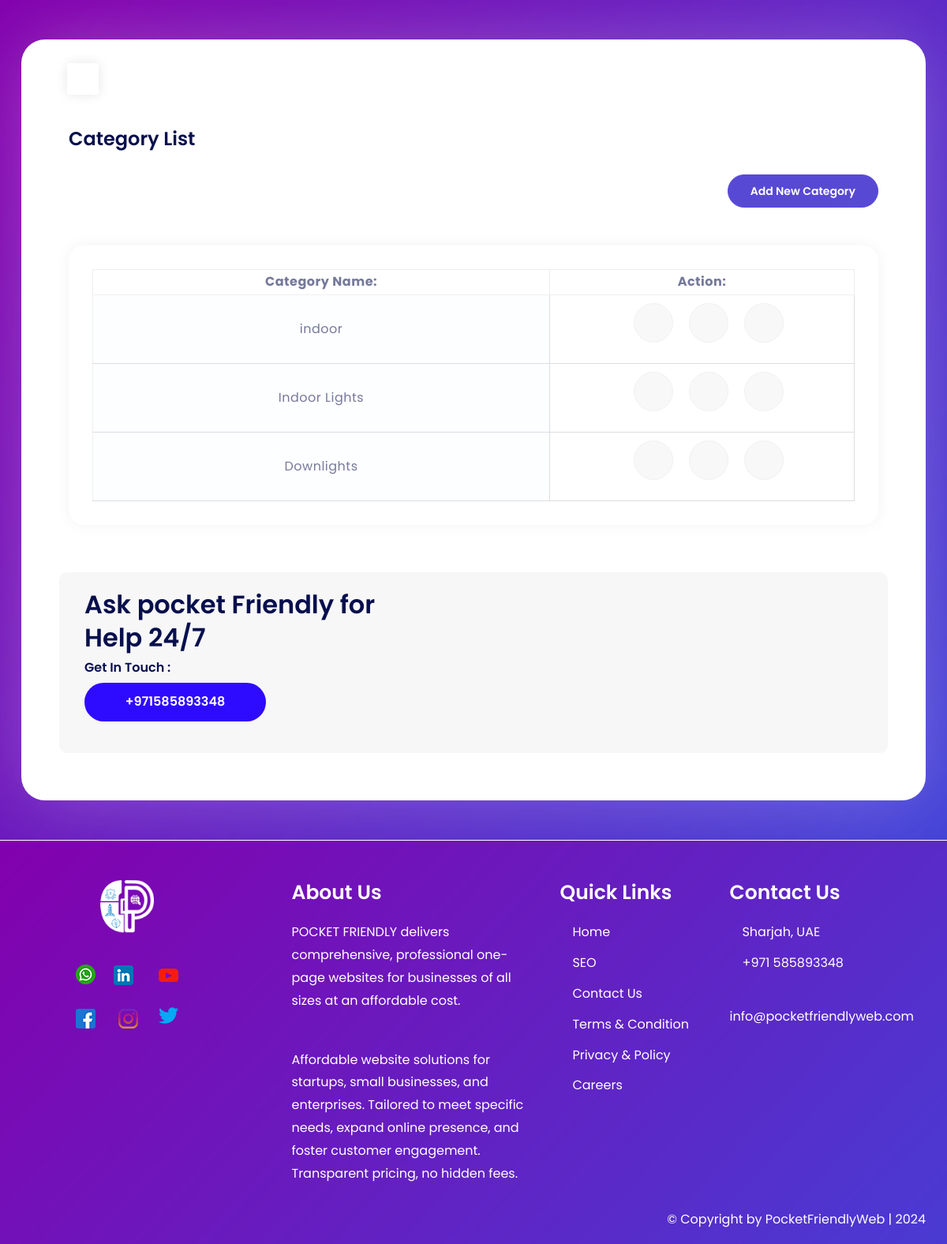
The page /category_list_table/ on the database its author committed.
### AxomApp/models.py (models this page shows, shortened)
class ProductCategory(models.Model):
    product_category = models.CharField(max_length=255, unique=True)
    slug = models.SlugField(max_length=255, unique=True)
    is_active = models.BooleanField(default=True)

### AxomApp/views.py (the view)
# urls.py: path('category_list_table/',views.category_list_table,name="category_list_table"),
def category_list_table(request):
    obj = GeneralContent.objects.all()
    categories = ProductCategory.objects.all().order_by('-id')
    total_count = categories.count()
    paginator = Paginator(categories, 10)  # Show 10 categories per page
    page_number = request.GET.get('page')
    page_obj = paginator.get_page(page_number)
    return render(request, 'categorylistcontent.html', {'page_obj': page_obj,' total_count': total_count,'obj':obj})

### AxomApp/templates/categorylistcontent.html (shortened to what this page needs)
{% extends 'aboutuspagecontent.html'%}
{% load static %}
{% get_static_prefix as dir %}
{% block content %}
<div class="dashboard-innerbox">
  <div class="inner-page-sec">
      <div class="description-sec">
          <h2>Category List</h2>
          <div class="d-flex justify-content-end">
              <a href="{% url 'product_category' %}" class="btn btn-primary mb-5">Add New Category</a>
          </div>
        <div class="row">
          <div class="col-lg-12 col-md-12">
            <div class="inner-card">
              <div class="inner-card-body">
                <div class="table-responsive theme-scrollbar">
                  <table class="display dataTable" id="data-source-1" style="width: 100%;" role="grid" aria-describedby="data-source-1_info">
                    <thead class="text-center">
                      <tr role="row">
                        <th class="sorting_asc" tabindex="0" aria-controls="data-source-1" rowspan="1" colspan="1" aria-sort="ascending" aria-label="Name: activate to sort column descending" style="width:60%;" >Category Name:</th>
                        <th class="sorting" tabindex="0" aria-controls="data-source-1" rowspan="1" colspan="1" aria-label="Position: activate to sort column ascending" style="width:40%;">Action:</th>
                      </tr>
                    </thead>
                    <tbody>
                        {% for category in page_obj %}
                      <tr role="row" class="odd text-center">
                        <td class="sorting_1">{{ category.product_category }}</td>
                        <td>
                          <ul class="action">
                            <li class="edit"><a href="{% url 'update_category' slug=category.slug %}" data-bs-original-title="" title=""><i class='bx bx-edit'></i></a></li>
                            <li class="delete"> <a href="#" data-toggle="modal" data-target="#deleteModal{{ category.id }}"><i class='bx bx-trash'></i></a></li>
                            <li class="lockContainer">
                                {% if category.is_active %}
                                  <a href="{% url 'toggle_category' category.id %}">
                                    <i class="bx bx-lock lock-icon "></i>
                                  </a>
                                {% else %}
                                  <a href="{% url 'toggle_category' category.id %}">
                                    <i class="bx bx-lock-open lock-icon "></i>
                                  </a>
                                {% endif %}
                              </li>
                          </ul>
                        </td>
                      </tr>
                      {% endfor %}
                    </tbody>
                  </table>
                </div>
                              </div>
                          </div>
                        </div>
                                            </div>
                                        </div>
                                            <div class="row bg-row">
                                                <div class="col-md-5 col-lg-5 pocket-help">
                                                    <h2>Ask pocket Friendly for Help 24/7</h2>
                                                    <h6>Get In Touch : </h6>
                                                    <div class="number-block"> <a href="tel:+ +971 585893348"> +971585893348 </a>
                                                       </div>
                                                    </div>
                                            </div>
                                            </div>
                                          </div>
                          </div>
                          </div>
                  </div>
                </section>
{% endblock %}

### AxomApp/static/adminassets/css/style.css (style rules this page uses)
body { font-size: 16px; line-height: 1.8; font-family: "Poppins", sans-serif; color: #75799b; }
a { display: inline-block; -webkit-transition: all 0.5s; transition: all 0.5s; text-decoration: none; }
h1, h2, h3, h4, h5, h6 { color: #070f4d; font-weight: 600; line-height: 1.3; }
.dashboard-bgarea .bg-row { background: #f7f7f7; padding: 20px; border-radius: 10px; position: relative; }
.dashboard-bgarea .number-block { display: inline-block; background: #2e0bff; text-align: center; width: 230px; padding: 10px 20px; color: #fff; border-radius: 60px; font-weight: 600; margin-bottom: 20px; }
.dashboard-bgarea .number-block a { color: #fff; }
.inner-page-sec { padding: 60px 40px 30px; }
.inner-page-sec .description-sec { padding-bottom: 30px; padding-top: 20px; }
.inner-page-sec .description-sec h2 { font-size: 24px; margin-bottom: 30px; }
.inner-page-sec .description-sec .inner-card { margin-bottom: 30px; border: none; -webkit-transition: all 0.3s ease; transition: all 0.3s ease; letter-spacing: 0.5px; border-radius: 20px; -webkit-box-shadow: 0 0 20px rgba(8, 21, 66, 0.05); box-shadow: 0 0 20px rgba(8, 21, 66, 0.05); background: #fff; }
.inner-page-sec .description-sec .inner-card .inner-card-body { padding: 30px; }
.inner-page-sec .description-sec .btn { padding: 0.6rem 1.75rem; font-weight: 600; border-radius: 30px; }
.inner-page-sec .description-sec .btn { font-size: 14px; }
.inner-page-sec .description-sec .btn-primary { background-color: #5849d5 !important; border-color: #5849d5 !important; color: #fff !important; }
.inner-page-sec thead, .inner-page-sec tbody, .inner-page-sec tfoot, .inner-page-sec tr, .inner-page-sec td, .inner-page-sec th { border-color: #dee2e6; border: 1px solid #efefef; }
.inner-page-sec table.dataTable.display tbody tr td { padding: 10px; border-right: 1px solid #ddd; border-bottom: 1px solid #ddd; }
.inner-page-sec table.dataTable.display tbody tr.odd > .sorting_1 { background-color: #fdfeff; }
.inner-page-sec ul { display: inline-block; text-align: center; }
.inner-page-sec ul li { list-style: none; font-size: 21px; background: #f8f8f8; border-radius: 60px; display: inline-block; width: 50px; height: 50px; line-height: 55px; text-align: center; margin-right: 15px; border: 1px solid #f1f1f1; }
.inner-page-sec ul li a { color: #e6ae30; font-size: 21px; }
.inner-page-sec .action .delete i { color: #f81f58; }
.inner-page-sec .action .edit i { color: #61ae41; }

### rows shown on the page
ProductCategory: product_category "indoor", is_active True (drawn)
ProductCategory: product_category "Indoor Lights", is_active True (drawn)
ProductCategory: product_category "Downlights", is_active True (drawn)
